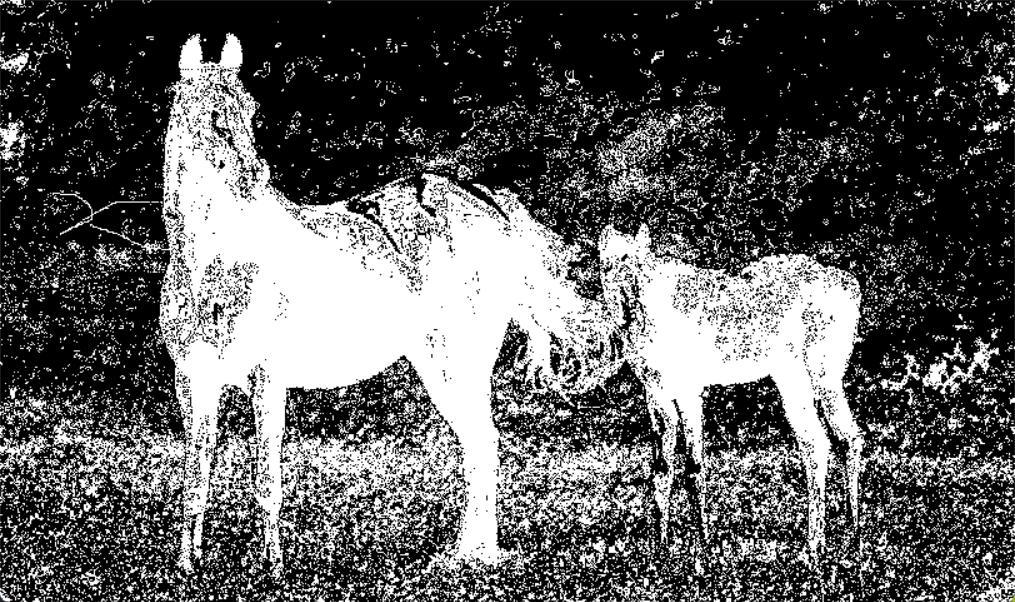
//> input picture Exp5/horse_mask.png, 1015 x 602 px
$ ./main   (built with g++ and OpenCV 4)
//> lines starting //> are read from the running program, lines starting //| are printed output that depends on the picture; after the words box and inside, x2 and y2 are one past the last pixel; in counts of white or black regions, pixels touching at a corner belong together
//
// Created by zjh15 on 2021/10/26.
//

#include <bits/stdc++.h>
#include <opencv2/opencv.hpp>

using namespace std;
using namespace cv;

const char *img_path = "F:\\computer-vision\\exp5\\horse_mask.png";
const int max_len = 1e+6;

Mat img;
int parent[max_len] = {0};

int find(int x)
{
    while (parent[x] != 0)
        x = parent[x];
    return x;
}

void unite(int x, int y)
{
    x = find(x);
    y = find(y);
    if (x != y)
        parent[x] = y;
}

Mat twoPass(Mat &srcImg)
{ // 8连通的快速连通域算法
    int rows = srcImg.rows, cols = srcImg.cols;

    Mat imgLabel = Mat::zeros(rows, cols, CV_32FC1);
    int label = 0;
    // first pass
    for (int y = 0; y < rows; y++)
    {
        for (int x = 0; x < cols; x++)
        {
            if (srcImg.at<uchar>(y, x) != 0)
            {
                int top_left = (x - 1 < 0) || (y - 1 < 0) ? 0 : imgLabel.at<int>(y - 1, x - 1);
                int top = y - 1 < 0 ? 0 : imgLabel.at<int>(y - 1, x);
                int top_right = (y - 1 < 0) || (x + 1 > cols - 1) ? 0 : imgLabel.at<int>(y - 1, x + 1);
                int left = x - 1 < 0 ? 0 : imgLabel.at<int>(y, x - 1);

                vector<int> neighbours;
                neighbours.reserve(4);
                if (top_left > 0)
                    neighbours.emplace_back(top_left);
                if (top > 0)
                    neighbours.emplace_back(top);
                if (top_right > 0)
                    neighbours.emplace_back(top_right);
                if (left > 0)
                    neighbours.emplace_back(left);

                if (neighbours.empty())
                    imgLabel.at<int>(y, x) = ++label;
                else
                {
                    sort(neighbours.begin(), neighbours.end());
                    int minLabel = neighbours[0];
                    imgLabel.at<int>(y, x) = minLabel;
                    for (int i = 1; i < neighbours.size(); i++)
                        unite(neighbours[i], minLabel);
                }
            }
        }
    }
    // second pass
    vector<int> labelCount(label, 0); // 计数
    set<int> label_set; // 连通域个数
    for (int y = 0; y < rows; y++)
    {
        for (int x = 0; x < cols; x++)
        {
            if (srcImg.at<uchar>(y, x) != 0)
                imgLabel.at<int>(y, x) = find(imgLabel.at<int>(y, x));
            labelCount[imgLabel.at<int>(y, x)]++;
            label_set.insert(imgLabel.at<int>(y, x));
        }
    }

    Mat temp = Mat::zeros(srcImg.size(), srcImg.type());
    auto maxLabel = max_element(labelCount.begin() + 1, labelCount.end()) - labelCount.begin();
    for (int y = 0; y < rows; y++)
    {
        for (int x = 0; x < cols; x++)
        {
            if (imgLabel.at<int>(y, x) == maxLabel)
                temp.at<uchar>(y, x) = 255;
        }
    }

    cout << "Number of white connected regions = " << label_set.size() << endl;
    return temp;
}

Mat distanceField(Mat &srcImg)
{ // 距离场可视化
    int rows = srcImg.rows, cols = srcImg.cols;

    Mat distanceImg = Mat::zeros(rows, cols, CV_32FC1);
    distanceTransform(srcImg, distanceImg, DIST_L2, 3);

    normalize(distanceImg, distanceImg, 0, 1, NORM_MINMAX);

    return distanceImg;
}

int main()
{
    ios::sync_with_stdio(false);

    img = imread(img_path, CV_8UC1);
//> img: 602 rows x 1015 cols, CV_8UC1; min 0, max 255, mean 93.7
    cv::threshold(img, img, 127, 255, CV_THRESH_BINARY);
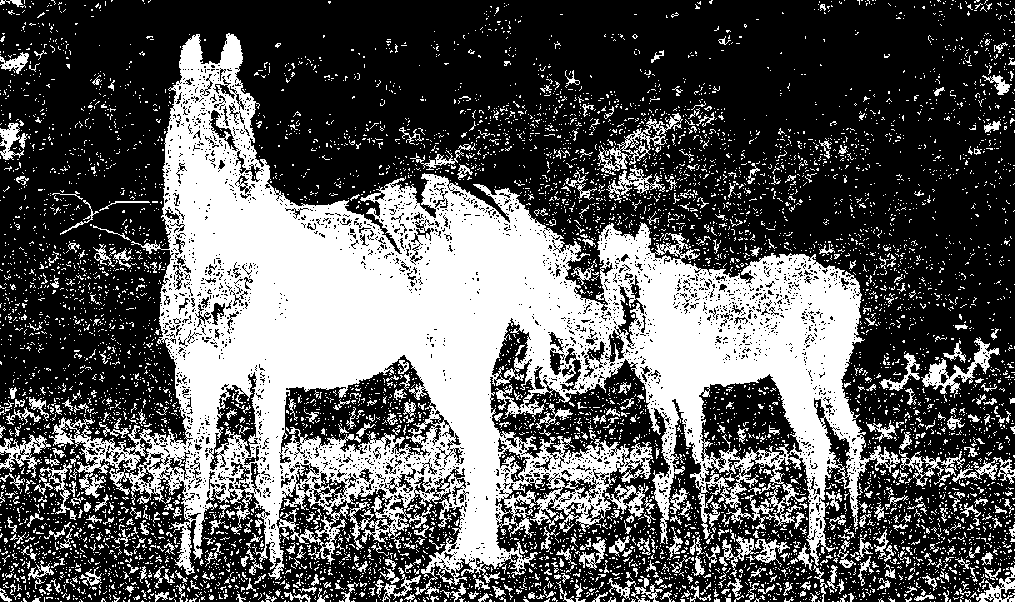
//> img: 602 rows x 1015 cols, CV_8UC1; 35.7% white; 7324 white regions (6867 under 20 px), largest, box (x1, y1, x2, y2) and area: (40, 33, 900, 595) 164353, (921, 337, 1000, 398) 1126, (597, 113, 683, 175) 1111

    namedWindow("Origin Image", WINDOW_AUTOSIZE);
    imshow("Origin Image", img);

    Mat labelImg = twoPass(img);
//> the loop in twoPass, `for (int y = 0; y < rows; y++)` made 602 passes
//> label on passes 1 to 3: 19, 35, 41
//> after the loop in twoPass, `for (int y = 0; y < rows; y++)`:
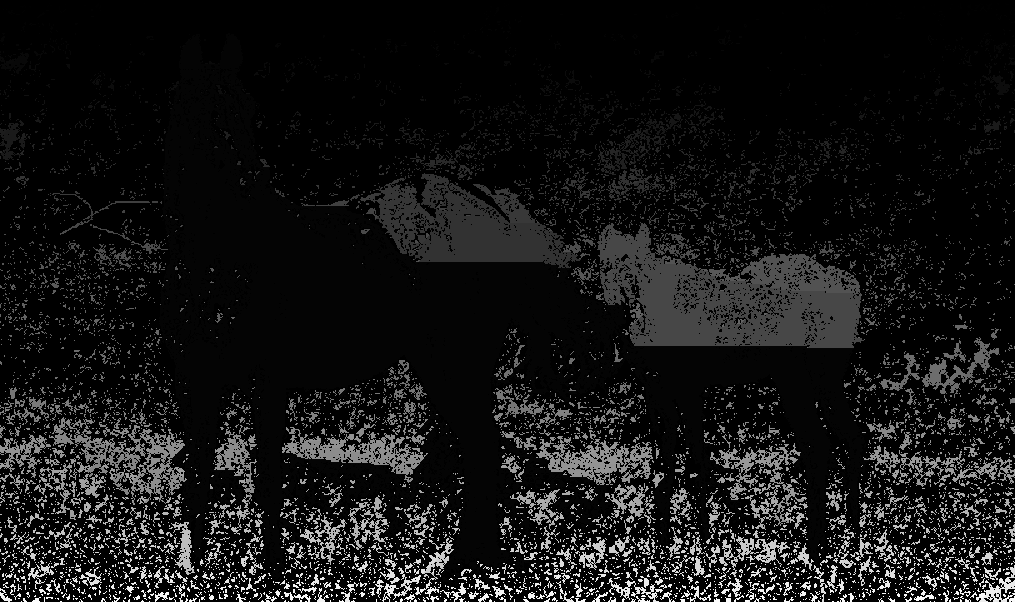
//> imgLabel: 602 rows x 1015 cols, CV_32FC1; min 0, max 1.53e-41, mean 1.28e-42; drawn with min black and max white
//> after the loop in twoPass, `for (int y = 0; y < rows; y++)`: label = 10953
//> after the loop in twoPass, `for (int y = 0; y < rows; y++)`:
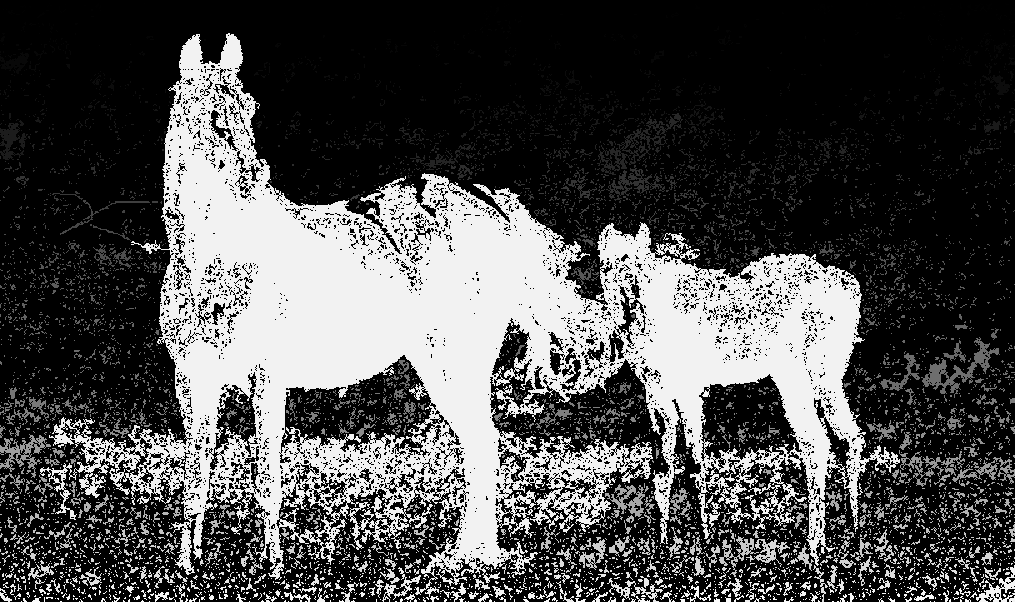
//> imgLabel: 602 rows x 1015 cols, CV_32FC1; min 0, max 1.53e-41, mean 4.66e-42; drawn with min black and max white
//> after the loop in twoPass, `for (int y = 0; y < rows; y++)`: labelCount = 10953 values, max 392863 at index 0, min 0 at index 2, mean 55.79; label_set = 7325 items
//> in twoPass, `auto maxLabel = max_element(labelCount.begin() + 1, labelCount.end()) ..`: maxLabel = 10423
//> after the loop in twoPass, `for (int y = 0; y < rows; y++)`:
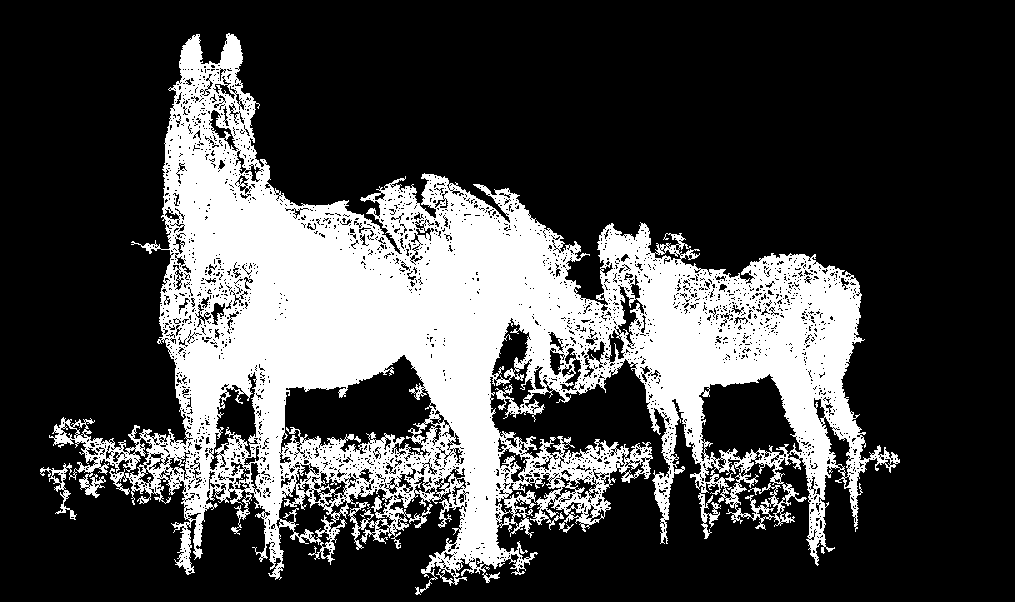
//> temp: 602 rows x 1015 cols, CV_8UC1; 26.9% white; 1 white region, box (x1, y1, x2, y2) and area: (40, 33, 900, 595) 164353
//| Number of white connected regions = 7325
    namedWindow("Label Image", WINDOW_AUTOSIZE);
    imshow("Label Image", labelImg);

    Mat distanceImg = distanceField(labelImg);
//> in distanceField, `distanceTransform(srcImg, distanceImg, DIST_L2, 3);`:
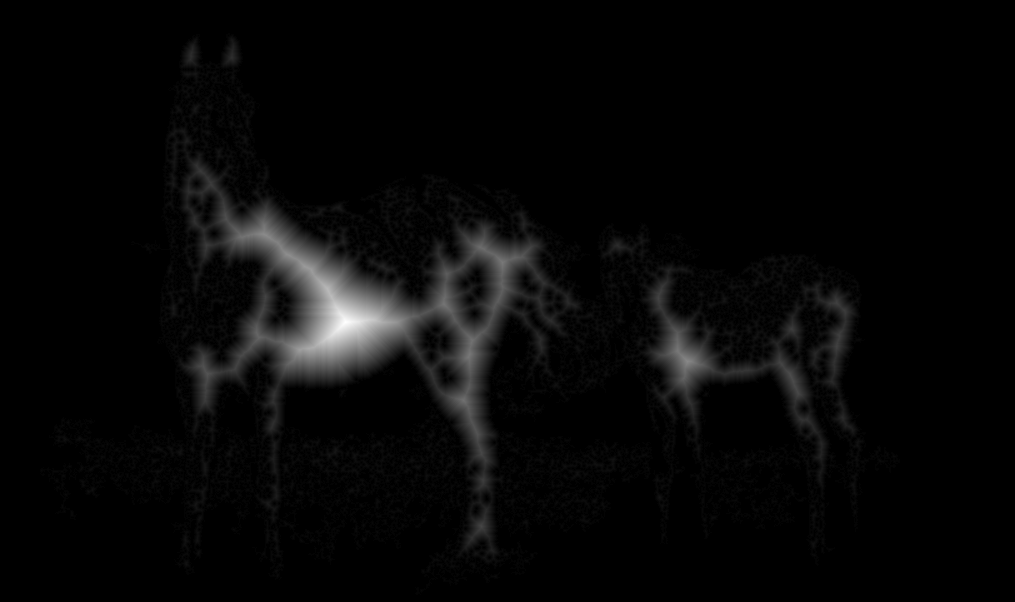
//> distanceImg: 602 rows x 1015 cols, CV_32FC1; min 0, max 58.99, mean 1.7; drawn with min black and max white
    namedWindow("Distance Image", WINDOW_AUTOSIZE);
    imshow("Distance Image", distanceImg);

    waitKey(0);
    destroyAllWindows();

    return 0;
}
